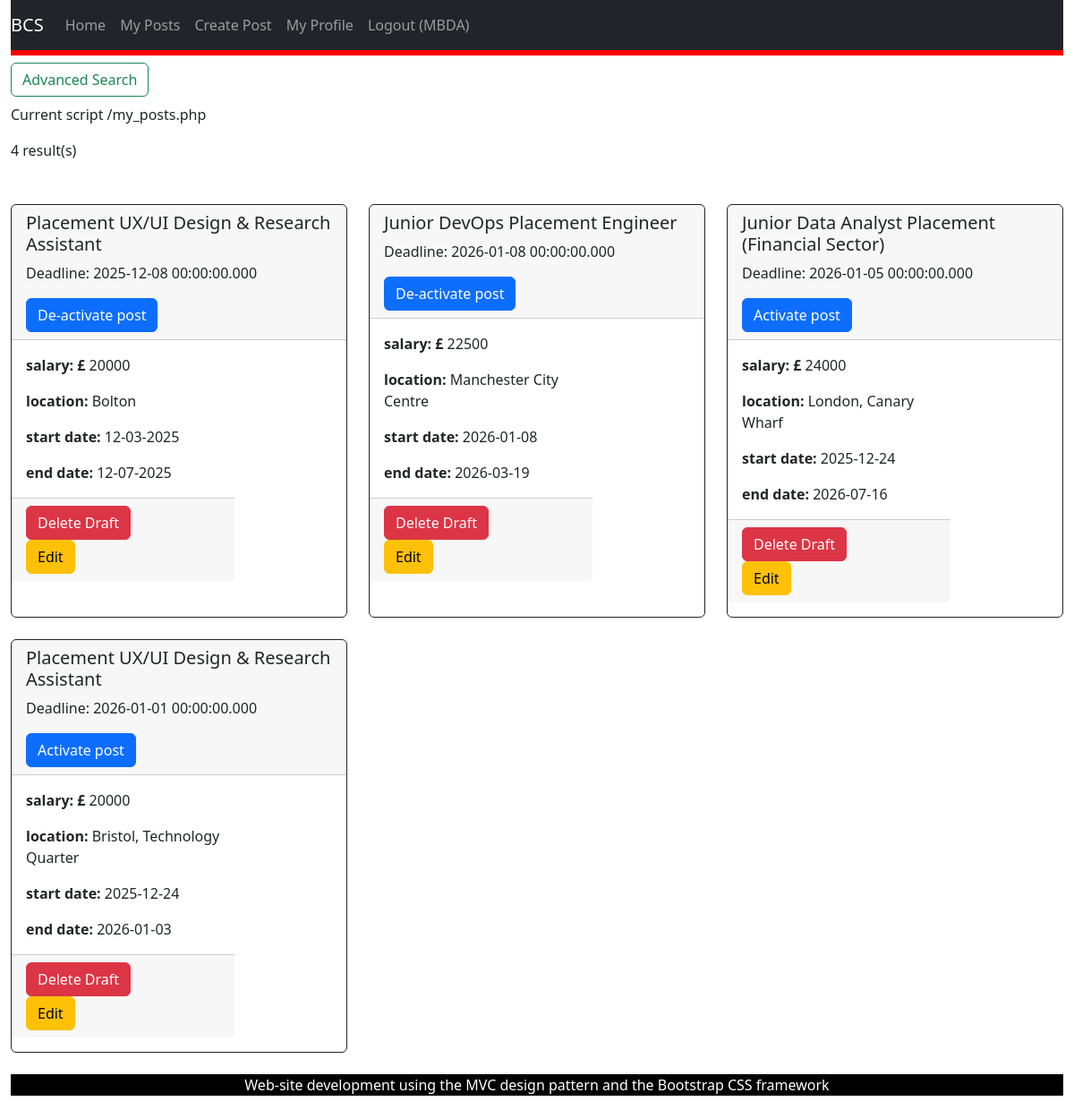
The app's page /my_posts.php (signed in) with its own data.
### tables this page shows
CREATE TABLE "placement_opportunity"
(
    placement_ID  INTEGER
        primary key autoincrement,
    employer_ID   INTEGER
        references users,
    title         TEXT not null,
    description   TEXT not null,
    salary        INT,
    location      TEXT not null,
    start_date    DATE not null,
    end_date      DATE not null,
    status        TEXT,
    deadline      DATE,
    date_posted   DATE default NULL,
    about_company TEXT,
    what_we_offer TEXT
);

### my_posts.php (called while the page is built, shortened)
<?php
require_once('Models/PlacementsDataSet.php');
$view = new stdClass();
$view->pageTitle = 'My Posts';
$employerId = $_SESSION['user_id'];
$placementsDataSet = new PlacementsDataSet();
$view->placementsDataSet = $placementsDataSet->fetchPostsByEmployerID($employerId);
if (count($view->placementsDataSet) == 0)
{
    $view->dbMessage = "No results";
}
else
{
    $view->dbMessage = count($view->placementsDataSet) . " result(s)";
}
$view->success = $_SESSION['placements_success'] ?? null;
require_once('Views/my_posts.phtml');

### Models/Database.php (called while the page is built, shortened)
<?php
class Database {
    protected static $_dbInstance = null;
    protected $_dbHandle;
    public static function getInstance() {
        if(self::$_dbInstance === null) {
            self::$_dbInstance = new self();
        }
        return self::$_dbInstance;
    }
    private function __construct() {
        try {
            $this->_dbHandle = new PDO("sqlite:identifier.sqlite");
        }
        catch (PDOException $e) {
            echo $e->getMessage();
        }
    }
    public function getdbConnection() {
        return $this->_dbHandle;
    }
}

### Models/PlacementsDataSet.php (called while the page is built, shortened)
<?php
require_once('Database.php');
require_once('PlacementsData.php');
class PlacementsDataSet {
    protected $_dbHandle, $_dbInstance;
    public function __construct() {
        $this->_dbInstance = Database::getInstance();
        $this->_dbHandle = $this->_dbInstance->getdbConnection();
    }
    public function fetchPostsByEmployerID($employerId) {
        $sqlQuery = 'SELECT * FROM placement_opportunity WHERE employer_id = :employerId;';
        $statement = $this->_dbHandle->prepare($sqlQuery);
        $statement->bindParam(':employerId', $employerId, PDO::PARAM_INT);
        $statement->execute();
        $dataSet = [];
        while ($row = $statement->fetch(PDO::FETCH_ASSOC)) {
            $dataSet[] = new PlacementsData($row);
        }
        return $dataSet;
    }
}

### Models/PlacementsData.php (called while the page is built, shortened)
<?php
class PlacementsData {
    protected $placement_id, $employer_id, $title, $description,$salary, $location, $start_date, $end_date, $status, $deadline, $date_posted, $about_company, $what_we_offer;
    public function __construct($dbRow) {
        $this->placement_id = $dbRow['placement_ID'];
        $this->title = $dbRow['title'];
        $this->salary = $dbRow['salary'];
        $this->location = $dbRow['location'];
        $this->start_date = $dbRow['start_date'];
        $this->end_date = $dbRow['end_date'];
        $this->status = $dbRow['status'];
        $this->deadline = $dbRow['deadline'] ?? null;
    }
    public function getPlacementID() {
        return $this->placement_id;
    }
    public function getTitle() {
        return $this->title;
    }
    public function getSalary() {
        return $this->salary;
    }
    public function getLocation() {
        return $this->location;
    }
    public function getStartDate() {
        return $this->start_date;
    }
    public function getEndDate() {
        return $this->end_date;
    }
    public function getStatus() {
        return $this->status;
    }
    public function getDeadline() {
        return $this->deadline;
    }
}

### Views/my_posts.phtml (the view, shortened to what this page needs)
<?php require('template/header.phtml');
?>
<?php if (isset($_SESSION['role']) == "employer"):?>
    <div class="col-3">
        <button class="btn btn-outline-success my-4 my-sm-2" type="submit" data-bs-toggle="collapse" data-bs-target="#advancedOptions" aria-expanded="false" aria-controls="advancedOptions" >Advanced Search
        </button>
    </div>
    <div class="col-4">
        <p>Current script <?php echo $_SERVER["PHP_SELF"]; ?></p>
    </div>
    <div class="col-2">
        <p><?php echo $view->dbMessage; ?></p>
    </div>
    <div class="row row-cols-1 row-cols-md-3 g-4 my-4">
        <?php foreach ($view->placementsDataSet as $placementsData) { ?>
            <div class="col">
                <div class="card border-dark mb-3 h-100">
                    <div class="card-header">
                        <h5><?php echo $placementsData->getTitle(); ?></h5>
                        <div class="w3-panel w3-red">
                            <p>Deadline: <?php echo $placementsData->getDeadline(); ?></p>
                        </div>
                        <form action="my_posts.php" method="POST">
                            <?php if ($placementsData->getStatus() == "inactive"):?>
                            <button type="submit" class="btn btn-primary" name ="activate_status">
                                Activate post
                            </button>
                            <?php endif; ?>
                            <?php if ($placementsData->getStatus() == "active"):?>
                                <button type="submit" class="btn btn-primary" name ="de-activate_status">
                                    De-activate post
                                </button>
                            <?php endif; ?>
                        </form>
                    </div>
                    <?php ?><div class="col-md-8">
                        <div class="card-body">
                            <p class="card-text"><b>salary: £</b> <?php echo $placementsData->getSalary()?></p>
                            <p class="card-text"><b>location:</b> <?php echo $placementsData->getLocation()?></p>
                            <p class="card-text"><b>start date:</b> <?php echo $placementsData->getStartDate()?></p>
                            <p class="card-text"><b>end date:</b> <?php echo $placementsData->getEndDate()?></p>
                        </div>
                        <div class="card-footer">
                            <button type="button" class="btn btn-danger" data-bs-toggle="modal" data-bs-target="#deleteModal<?php echo $placementsData->getPlacementID(); ?>">
                                Delete Draft
                            </button>
                            <form action="edit_post.php" method="POST">
                                <button type="submit" class="btn btn-warning" name ="id" value="<?php echo $placementsData->getPlacementID() ?>">
                                    Edit
                                </button>
                            </form>
                        </div>
                    </div>
                </div>
            </div>
        <?php } ?>
    </div>
<?php endif; ?>
<?php require('template/footer.phtml') ?>

### records on screen
placement_opportunity: title "Placement UX/UI Design & Research Assistant", deadline "2025-12-08 00:00:00.000", status "De-activate post", salary "20000", location "Bolton", start_date "12-03-2025", end_date "12-07-2025", $placementsData->getPlacementID() 1 (drawn)
placement_opportunity: title "Junior DevOps Placement Engineer", deadline "2026-01-08 00:00:00.000", status "De-activate post", salary "22500", location "Manchester City Centre", start_date "2026-01-08", end_date "2026-03-19", $placementsData->getPlacementID() 5 (drawn)
placement_opportunity: title "Junior Data Analyst Placement (Financial Sector)", deadline "2026-01-05 00:00:00.000", status "Activate post", salary "24000", location "London, Canary Wharf", start_date "2025-12-24", end_date "2026-07-16", $placementsData->getPlacementID() 6 (drawn)
placement_opportunity: title "Placement UX/UI Design & Research Assistant", deadline "2026-01-01 00:00:00.000", status "Activate post", salary "20000", location "Bristol, Technology Quarter", start_date "2025-12-24", end_date "2026-01-03", $placementsData->getPlacementID() 7 (drawn)

### other values on screen
$_SESSION['name'] "MBDA"
$_SERVER["PHP_SELF"] "/my_posts.php"
$view->dbMessage "4 result(s)"
